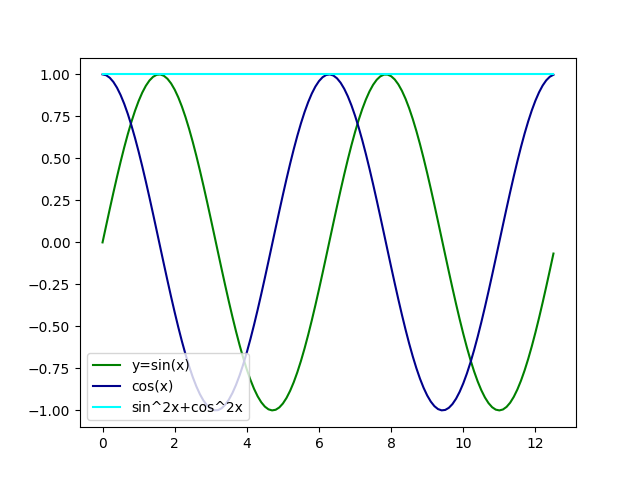

The Python source for this figure:

import numpy as np
import math
import matplotlib.pyplot as plt


x=np.arange(0,4*np.pi,0.1)
y=np.sin(x)
z=np.cos(x)
eq= (y**2 + z**2)
plt.plot(x, y, color='green',label='y=sin(x)')
plt.plot(x, z, color='darkblue',label='cos(x)')
plt.plot(x,eq,color='cyan',label='sin^2x+cos^2x')
plt.legend(loc='lower left')
plt.show()
